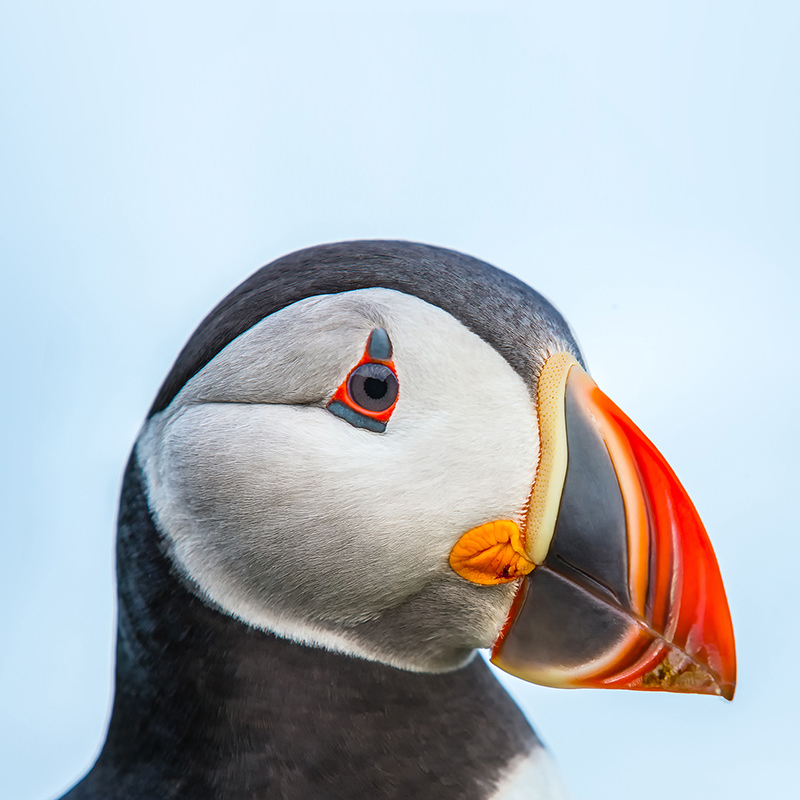
#> input picture bird.jpg, 800 x 800 px
$ python 'region segmentation2.py'   (older library calls are emulated)
#> lines starting #> are read from the running program, lines starting #| are printed output that depends on the picture; after the words box and inside, x2 and y2 are one past the last pixel; in counts of white or black regions, pixels touching at a corner belong together
import cv2
import numpy as np
import skimage.filters as filters
from matplotlib import pyplot as plt
from PIL import Image
import concurrent.futures
import time
from multiprocessing import Process, Manager
from skimage import feature
from scipy.ndimage import distance_transform_edt
import random


# [4 lines of commented-out code are left out]


def get8n(x, y, shape,processed):
    out = []
    maxx = shape[0]-1
    maxy = shape[1]-1

    #top left
    outx = min(max(x-1,0),maxx)
    outy = min(max(y-1,0),maxy)
    if not (outx,outy) in processed:
        out.append((outx,outy))

    #top center
    outx = x
    outy = min(max(y-1,0),maxy)
    if not (outx, outy) in processed:
        out.append((outx, outy))

    #top right
    outx = min(max(x+1,0),maxx)
    outy = min(max(y-1,0),maxy)
    if not (outx, outy) in processed:
        out.append((outx, outy))

    #left
    outx = min(max(x-1,0),maxx)
    outy = y
    if not (outx, outy) in processed:
        out.append((outx, outy))

    #right
    outx = min(max(x+1,0),maxx)
    outy = y
    if not (outx, outy) in processed:
        out.append((outx, outy))

    #bottom left
    outx = min(max(x-1,0),maxx)
    outy = min(max(y+1,0),maxy)
    if not (outx, outy) in processed:
        out.append((outx, outy))

    #bottom center
    outx = x
    outy = min(max(y+1,0),maxy)
    if not (outx, outy) in processed:
        out.append((outx, outy))

    #bottom right
    outx = min(max(x+1,0),maxx)
    outy = min(max(y+1,0),maxy)
    if not (outx, outy) in processed:
        out.append((outx, outy))
    print(out)
    return out

def region_growing(img, seed, outimg,processed):
    lista = []
    c1 = float(np.min(img))
    c2 = float(np.max(img))
    contrast = (c2 - c1) / (c2 + c1)
    print('kontrast',c1,c2,contrast)
    contrast2 = img.std()
    print('kontrast2: ',contrast2)
    lista.append((seed[0],seed[1]))
    reg=int(img[seed[0], seed[1]])
    size=1
    color = list(np.random.choice(range(256), size=3))
    while(len(lista) > 0):
        pix = lista[0]
        outimg[pix[0], pix[1]] = color
        q=img[pix[0],pix[1]]
        for coord in get8n(pix[0], pix[1], img.shape,processed):
            # if ((-50*contrast)<(img[coord[0], coord[1]] - int(img[seed[0],seed[1]]))<(50*contrast)): # kontrast reczny z zakresu wartosci pikseli
            # if ((-0.4 * contrast2) < (img[coord[0], coord[1]] - int(img[seed[0], seed[1]])) < (0.4 * contrast2)): #kontrast z funkcji
            w=int(img[coord[0], coord[1]])
            e=int(img[seed[0], seed[1]])
            r=w-e
            if (-30 < (int(img[coord[0], coord[1]]) - reg) < 30):  # srednia z regionu
                outimg[coord[0], coord[1]] = color
                reg=(reg*size+int(img[coord[0], coord[1]]))/(size+1)
                size = size + 1
                if not coord in processed:
                    lista.append(coord)
                processed.append(coord)
        lista.pop(0)
        cv2.imshow("progress",outimg)
        cv2.waitKey(1)
    return outimg


def on_mouse(event, x, y, flags, params):
    if event == cv2.EVENT_LBUTTONDOWN:
        print('Seed: ' + str(x) + ', ' + str(y), image[y,x])
        clicks.append((y,x))
    if event == cv2.EVENT_RBUTTONDOWN:
        print(' Removed Last Seed')
        clicks.pop()

if __name__ == '__main__':

    clicks = []
    zx=[]
    #manager = Manager()
    #processed = manager.list()
    processed = []

    image = cv2.imread('bird.jpg', 0)
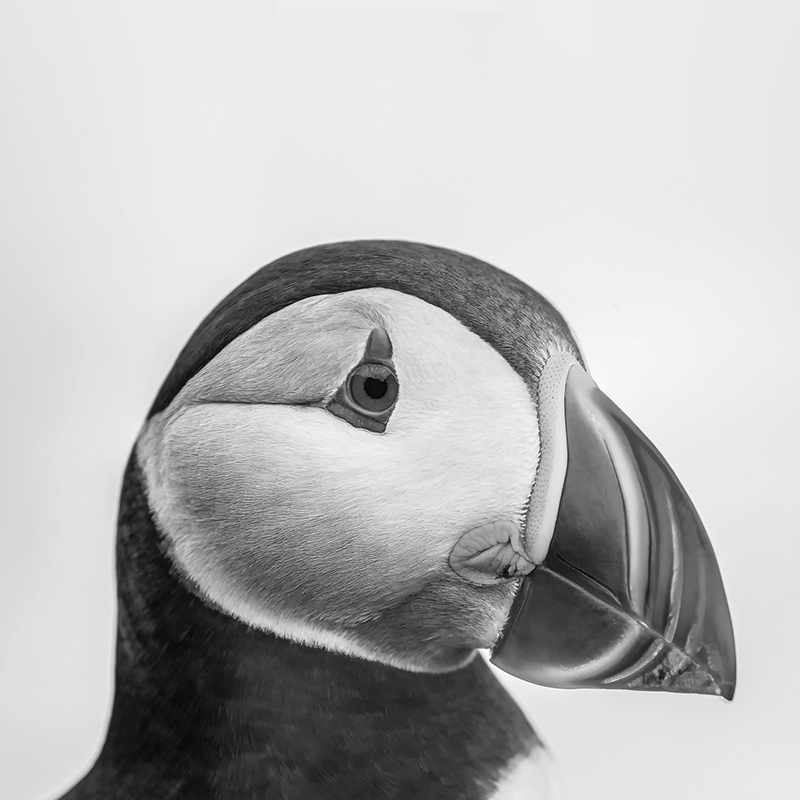
#> image: shape (800, 800); min 0, max 255, mean 183.4

    x = image.shape[0]
#> x = 800
    y = image.shape[1]
#> y = 800
    if x>250 or y>250:
        scale_percent=(250/image.shape[0])*100
#> scale_percent = 31.25
        width = int(image.shape[1] * scale_percent / 100)
#> width = 250
        height = int(image.shape[0] * scale_percent / 100)
#> height = 250
        image = cv2.resize(image, (width,height), interpolation = cv2.INTER_AREA)
#> image: shape (250, 250)
        image=np.array(image)

    edges = cv2.Canny(image, 130, 200)
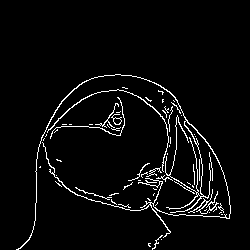
#> edges: shape (250, 250); 4.1% white in thin lines or dots, all inside (x1, y1, x2, y2) = (16, 74, 231, 250)
    indices = np.where(edges != [0])
#> indices = 2546 positions, rows 74 to 249, columns 16 to 230
    coordinates = list(zip(indices[0], indices[1]))
#> coordinates = 2546 pairs, first value 74 to 249, second value 16 to 230

    # for z in coordinates:
    #     print(z)
    # edges = feature.canny(image, sigma=3)

    print('długosc',len(coordinates))
#| długosc 2546
    # cv2.imshow('edges',edges)
    rng=random.choice(coordinates)
#> rng = (182, 149)
    print('choice is: ',rng)
#| choice is:  (182, 149)

    ret, thresh = cv2.threshold(image, 0, 255, cv2.THRESH_BINARY_INV + cv2.THRESH_OTSU)
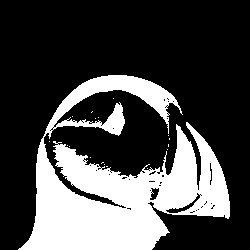
#> thresh: shape (250, 250); 28.2% white; 18 white regions (17 under 20 px), largest, box (x1, y1, x2, y2) and area: (18, 75, 230, 250) 17630
#> ret = 151
    #thresh = cv2.adaptiveThreshold(image,255,cv2.ADAPTIVE_THRESH_MEAN_C,cv2.THRESH_BINARY,11,2)
    #ret, thresh = cv2.threshold(thresh, 127, 255, cv2.THRESH_BINARY_INV)
    cv2.imshow('edges',thresh)

    kernel = np.ones((3, 3), np.uint8)

    thresh = cv2.morphologyEx(thresh, cv2.MORPH_OPEN, kernel, iterations=2)
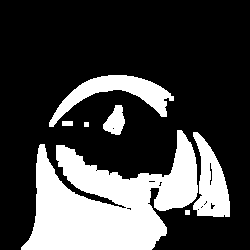
#> thresh: shape (250, 250); 26.7% white; 7 white regions

    contours, hierarchy = cv2.findContours(thresh.copy(), cv2.RETR_EXTERNAL,cv2.CHAIN_APPROX_SIMPLE)
#> contours = 7 contours, 2 with area under 20; largest, box (x1, y1, x2, y2) and area: (21, 130, 198, 250) 11802, (49, 75, 174, 127) 1978, (193, 132, 230, 217) 1779, (103, 105, 125, 135) 384, (62, 121, 73, 126) 40
    for c in contours:
        M = cv2.moments(c)
        if M["m00"] != 0:
            cX = int(M["m10"] / M["m00"])
            cY = int(M["m01"] / M["m00"])
            clicks.append((cY, cX))
        else:
            cX, cY = 0, 0
        #while(len(clicks)<6):
            #zx.append((cX,cY),image[cY,cX])

            #clicks.append((cX, cY))
        v=image[cY,cX]
#> this loop made 7 passes
#> (c, cX, cY, v) on passes 1, 4, 5: ([[185, 210], [185, 214], [189, 214], [189, 210]], 187, 212, 81), ([[84, 122], [84, 126], [88, 126], [88, 122]], 86, 124, 126), ([[62, 121], [62, 125], [72, 125], [72, 121]], 67, 123, 125)
#> (cX, cY, v) on passes 2, 3, 6, 7: (210, 183, 168), (106, 202, 210), (114, 120, 14), (116, 92, 213)
#> after the loop, clicks = [(212, 187), (183, 210), (202, 106), (124, 86), (123, 67), (120, 114), (92, 116)]
        # cv2.circle(image, (cX, cY), 5, (255, 255, 255), -1)
        # cv2.putText(image, "centroid", (cX - 25, cY - 25), cv2.FONT_HERSHEY_SIMPLEX, 0.5, (127, 128, 200), 2)
    cv2.imshow("Image", image)
    cv2.waitKey(0)
    # [26 lines of commented-out code are left out]

    outimg = np.zeros((image.shape[0], image.shape[1], 3), dtype=np.uint8)


    '''na pzrycisk'''
    cv2.namedWindow('Input')
    #cv2.setMouseCallback('Input', on_mouse, 0, )
    cv2.imshow('Input', image)
    cv2.waitKey(0)

    rest=np.where(np.all(outimg == [0,0,0], axis=-1))
    listOfCoordinates = list(zip(rest[0], rest[1]))
    #print('gdzie ty kurwa jestes',listOfCoordinates[0])
    #outimg = np.zeros_like(image)

    # i=0
    start_time = time.time()
    # [10 lines of commented-out code are left out]

    with concurrent.futures.ProcessPoolExecutor() as executor:
        results=[executor.submit(region_growing,image,seed,outimg,processed) for seed in clicks]

        for f in concurrent.futures.as_completed(results):
            outimg=outimg+f.result()

    end_time = time.time()
    time_taken = end_time - start_time
    print('time taken to complete: ',time_taken)
    #outimg = cv2.resize(outimg, (y, x), interpolation=cv2.INTER_AREA)
    cv2.imshow('Region Growing', outimg)
    cv2.waitKey()
    edges = cv2.Canny(outimg, 100, 200)
    cv2.imshow('edges',edges)
    cv2.waitKey()
    cv2.destroyAllWindows()
